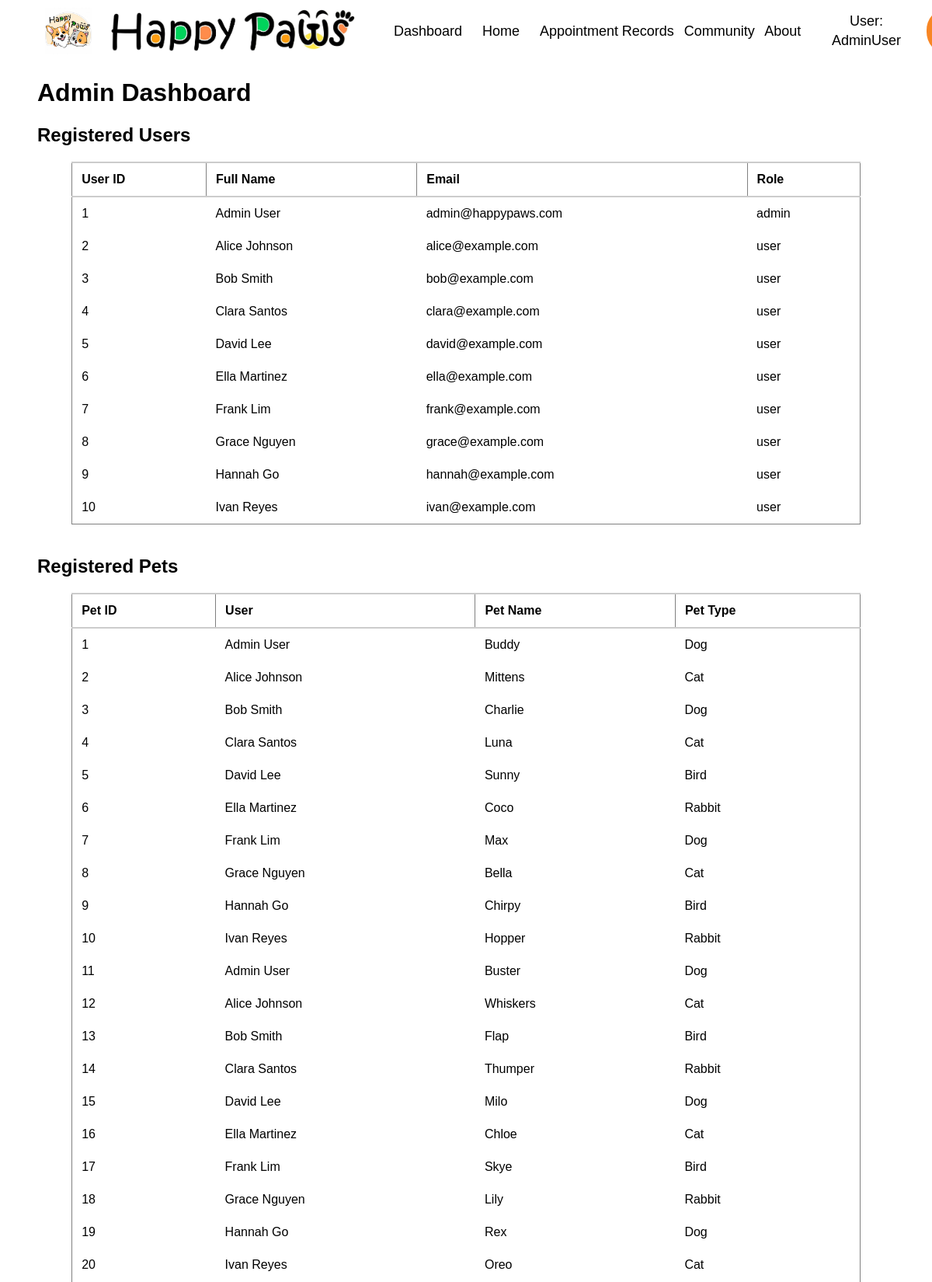
Page /admin/dashboard.php (signed in, upper part) on the committed database.
### tables this page shows
CREATE TABLE IF NOT EXISTS users (
    id INT AUTO_INCREMENT PRIMARY KEY,
    fname VARCHAR(50) NOT NULL,
    lname VARCHAR(50) NOT NULL,
    phone VARCHAR(20),
    email VARCHAR(100) NOT NULL UNIQUE,
    password VARCHAR(255) NOT NULL,
    role VARCHAR(20) DEFAULT 'user',
    created_at TIMESTAMP DEFAULT CURRENT_TIMESTAMP
);

CREATE TABLE IF NOT EXISTS pets (
    id INT AUTO_INCREMENT PRIMARY KEY,
    user_id INT NOT NULL,
    name VARCHAR(50) NOT NULL,
    type VARCHAR(20) NOT NULL,
    FOREIGN KEY (user_id) REFERENCES users(id) ON DELETE CASCADE
);

### admin/dashboard.php (the view, shortened to what this page needs)
<?php
include_once(__DIR__ . "/../includes/db.php");
$sql = "SELECT id, fname, lname, email, role FROM users ORDER BY id ASC";
$result = mysqli_query($conn, $sql);
?>
<!DOCTYPE html>
<html>
<head>
    <link rel="stylesheet" href="/AppPaws/css/style.css">
</head>
<body>
<?php include_once(__DIR__ . "/../includes/header.php"); ?>
<div class="page-wrapper">
    <main>
        <div class="container">
            <h1>Admin Dashboard</h1>
            <h2>Registered Users</h2>
            <table border="1" cellpadding="10" cellspacing="0" style="width:92%; margin:auto;">
                <thead>
                    <tr>
                        <th>User ID</th>
                        <th>Full Name</th>
                        <th>Email</th>
                        <th>Role</th>
                    </tr>
                </thead>
                <tbody>
                    <?php while ($row = mysqli_fetch_assoc($result)): ?>
                        <tr>
                            <td><?php echo $row["id"]; ?></td>
                            <td><?php echo htmlspecialchars($row["fname"] . " " . $row["lname"]); ?></td>
                            <td><?php echo htmlspecialchars($row["email"]); ?></td>
                            <td><?php echo htmlspecialchars($row["role"]); ?></td>
                        </tr>
                    <?php endwhile; ?>
                </tbody>
            </table>
            <h2 style="margin-top:40px;">Registered Pets</h2>
            <table border="1" cellpadding="10" cellspacing="0" style="width:92%; margin:auto;">
                <thead>
                    <tr>
                        <th>Pet ID</th>
                        <th>User</th>
                        <th>Pet Name</th>
                        <th>Pet Type</th>
                    </tr>
                </thead>
                <tbody>
                    <?php
                    $pet_sql = "SELECT p.id, p.name, p.type, u.fname, u.lname FROM pets p JOIN users u ON p.user_id = u.id ORDER BY p.id ASC";
                    $pet_result = mysqli_query($conn, $pet_sql);
                    while ($pet = mysqli_fetch_assoc($pet_result)) {
                        echo "<tr>";
                        echo "<td>" . $pet['id'] . "</td>";
                        echo "<td>" . htmlspecialchars($pet['fname'] . ' ' . $pet['lname']) . "</td>";
                        echo "<td>" . htmlspecialchars($pet['name']) . "</td>";
                        echo "<td>" . htmlspecialchars($pet['type']) . "</td>";
                        echo "</tr>";
                    }
                    ?>
                </tbody>
            </table>
        </div>
    </main>
</div>
</body>
</html>

### css/style.css (style rules this page uses)
* { box-sizing: border-box; }
body { margin: 0; font-family: sans-serif; }
.container { width: 92%; margin: auto; height: 100%; }
html, body { height: 100%; margin: 0; }
.page-wrapper { display: flex; flex-direction: column; min-height: 100vh; }
.page-wrapper > main { flex: 1; }
table { width: 100%; border-collapse: collapse; background-color: white; }
thead th { text-align: left; padding: 12px; border-top: 2px solid #ccc; border-bottom: 2px solid #ccc; }
tbody td { padding: 12px; border: none; }

### rows in the picture
users: id "1", fname+lname "Admin User", email "admin@happypaws.com", role "admin"
users: id "2", fname+lname "Alice Johnson", email "alice@example.com", role "user"
users: id "3", fname+lname "Bob Smith", email "bob@example.com", role "user"
users: id "4", fname+lname "Clara Santos", email "clara@example.com", role "user"
users: id "5", fname+lname "David Lee", email "david@example.com", role "user"
users: id "6", fname+lname "Ella Martinez", email "ella@example.com", role "user"
users: id "7", fname+lname "Frank Lim", email "frank@example.com", role "user"
users: id "8", fname+lname "Grace Nguyen", email "grace@example.com", role "user"
users: id "9", fname+lname "Hannah Go", email "hannah@example.com", role "user"
users: id "10", fname+lname "Ivan Reyes", email "ivan@example.com", role "user"
pets: id "1", user.lname "Admin User", name "Buddy", type "Dog"
pets: id "2", user.lname "Alice Johnson", name "Mittens", type "Cat"
pets: id "3", user.lname "Bob Smith", name "Charlie", type "Dog"
pets: id "4", user.lname "Clara Santos", name "Luna", type "Cat"
pets: id "5", user.lname "David Lee", name "Sunny", type "Bird"
pets: id "6", user.lname "Ella Martinez", name "Coco", type "Rabbit"
pets: id "7", user.lname "Frank Lim", name "Max", type "Dog"
pets: id "8", user.lname "Grace Nguyen", name "Bella", type "Cat"
pets: id "9", user.lname "Hannah Go", name "Chirpy", type "Bird"
pets: id "10", user.lname "Ivan Reyes", name "Hopper", type "Rabbit"
pets: id "11", user.lname "Admin User", name "Buster", type "Dog"
pets: id "12", user.lname "Alice Johnson", name "Whiskers", type "Cat"
pets: id "13", user.lname "Bob Smith", name "Flap", type "Bird"
pets: id "14", user.lname "Clara Santos", name "Thumper", type "Rabbit"
pets: id "15", user.lname "David Lee", name "Milo", type "Dog"
pets: id "16", user.lname "Ella Martinez", name "Chloe", type "Cat"
pets: id "17", user.lname "Frank Lim", name "Skye", type "Bird"
pets: id "18", user.lname "Grace Nguyen", name "Lily", type "Rabbit"
pets: id "19", user.lname "Hannah Go", name "Rex", type "Dog"
pets: id "20", user.lname "Ivan Reyes", name "Oreo", type "Cat"

### other values in the picture
$_SESSION["fname"] "Admin"
$_SESSION["lname"] "User"
